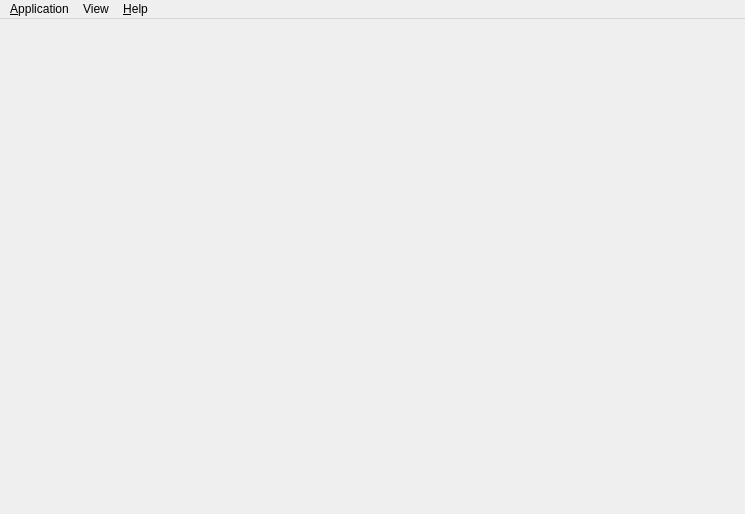
<?xml version="1.0" encoding="UTF-8"?>
<ui version="4.0">
 <class>MainWindow</class>
 <widget class="QMainWindow" name="MainWindow">
  <property name="geometry">
   <rect>
    <x>0</x>
    <y>0</y>
    <width>745</width>
    <height>514</height>
   </rect>
  </property>
  <property name="windowTitle">
   <string>MainWindow</string>
  </property>
  <property name="windowIcon">
   <iconset resource="resources/icons.qrc">
    <normaloff>:/project-png</normaloff>:/project-png</iconset>
  </property>
  <property name="styleSheet">
   <string notr="true"/>
  </property>
  <widget class="QWidget" name="centralWidget"/>
  <widget class="QMenuBar" name="menuBar">
   <property name="geometry">
    <rect>
     <x>0</x>
     <y>0</y>
     <width>745</width>
     <height>20</height>
    </rect>
   </property>
   <widget class="QMenu" name="menu_Application">
    <property name="title">
     <string>&amp;Application</string>
    </property>
    <addaction name="action_Settings"/>
    <addaction name="separator"/>
    <addaction name="actionRestart"/>
    <addaction name="actionExit"/>
   </widget>
   <widget class="QMenu" name="menu_Help">
    <property name="title">
     <string>&amp;Help</string>
    </property>
    <addaction name="actionAbout"/>
    <addaction name="actionAbout_Extensions"/>
    <addaction name="actionAbout_Qt"/>
   </widget>
   <widget class="QMenu" name="menuView">
    <property name="title">
     <string>View</string>
    </property>
    <addaction name="actionFull_Screen"/>
    <addaction name="actionExtension_Bar"/>
   </widget>
   <addaction name="menu_Application"/>
   <addaction name="menuView"/>
   <addaction name="menu_Help"/>
  </widget>
  <action name="actionExit">
   <property name="text">
    <string>E&amp;xit</string>
   </property>
  </action>
  <action name="actionAbout">
   <property name="text">
    <string>About</string>
   </property>
  </action>
  <action name="actionAbout_Qt">
   <property name="text">
    <string>About Qt</string>
   </property>
  </action>
  <action name="action_Settings">
   <property name="text">
    <string>&amp;Settings</string>
   </property>
  </action>
  <action name="actionFull_Screen">
   <property name="checkable">
    <bool>true</bool>
   </property>
   <property name="text">
    <string>Full Screen</string>
   </property>
   <property name="shortcut">
    <string>F11</string>
   </property>
  </action>
  <action name="actionRestart">
   <property name="text">
    <string>Restart</string>
   </property>
   <property name="shortcut">
    <string>Ctrl+Alt+R</string>
   </property>
  </action>
  <action name="actionAbout_Extensions">
   <property name="text">
    <string>About Extensions</string>
   </property>
  </action>
  <action name="actionExtension_Bar">
   <property name="checkable">
    <bool>true</bool>
   </property>
   <property name="checked">
    <bool>true</bool>
   </property>
   <property name="enabled">
    <bool>false</bool>
   </property>
   <property name="text">
    <string>Extension Bar</string>
   </property>
  </action>
 </widget>
 <layoutdefault spacing="6" margin="11"/>
 <resources>
  <include location="resources/icons.qrc"/>
 </resources>
 <connections/>
</ui>
